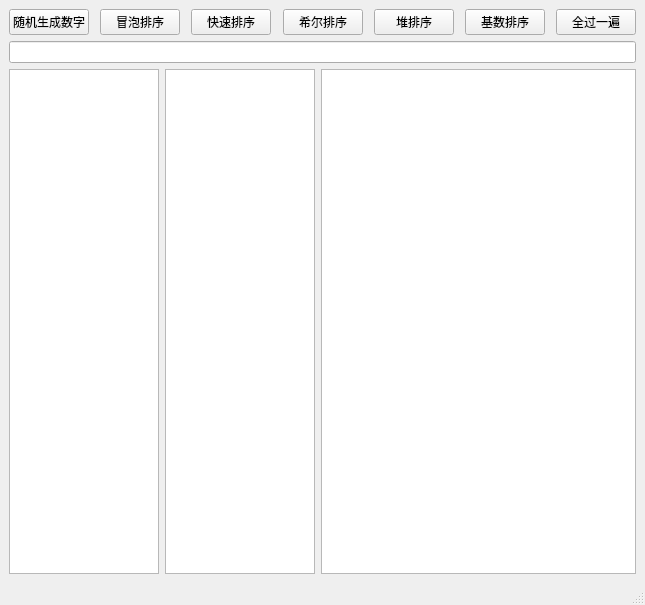
<?xml version="1.0" encoding="UTF-8"?>
<ui version="4.0">
 <class>MainWindow</class>
 <widget class="QMainWindow" name="MainWindow">
  <property name="geometry">
   <rect>
    <x>0</x>
    <y>0</y>
    <width>645</width>
    <height>605</height>
   </rect>
  </property>
  <property name="windowTitle">
   <string>MainWindow</string>
  </property>
  <widget class="QWidget" name="centralwidget">
   <layout class="QVBoxLayout" name="verticalLayout_2">
    <item>
     <layout class="QHBoxLayout" name="horizontalLayout">
      <item>
       <widget class="QPushButton" name="creatNumber">
        <property name="text">
         <string>随机生成数字</string>
        </property>
       </widget>
      </item>
      <item>
       <spacer name="horizontalSpacer_4">
        <property name="orientation">
         <enum>Qt::Horizontal</enum>
        </property>
        <property name="sizeHint" stdset="0">
         <size>
          <width>40</width>
          <height>20</height>
         </size>
        </property>
       </spacer>
      </item>
      <item>
       <widget class="QPushButton" name="bubbleSort">
        <property name="text">
         <string>冒泡排序</string>
        </property>
       </widget>
      </item>
      <item>
       <spacer name="horizontalSpacer_5">
        <property name="orientation">
         <enum>Qt::Horizontal</enum>
        </property>
        <property name="sizeHint" stdset="0">
         <size>
          <width>40</width>
          <height>20</height>
         </size>
        </property>
       </spacer>
      </item>
      <item>
       <widget class="QPushButton" name="quickSort">
        <property name="text">
         <string>快速排序</string>
        </property>
       </widget>
      </item>
      <item>
       <spacer name="horizontalSpacer_3">
        <property name="orientation">
         <enum>Qt::Horizontal</enum>
        </property>
        <property name="sizeHint" stdset="0">
         <size>
          <width>40</width>
          <height>20</height>
         </size>
        </property>
       </spacer>
      </item>
      <item>
       <widget class="QPushButton" name="shellSort">
        <property name="text">
         <string>希尔排序</string>
        </property>
       </widget>
      </item>
      <item>
       <spacer name="horizontalSpacer">
        <property name="orientation">
         <enum>Qt::Horizontal</enum>
        </property>
        <property name="sizeHint" stdset="0">
         <size>
          <width>10</width>
          <height>20</height>
         </size>
        </property>
       </spacer>
      </item>
      <item>
       <spacer name="horizontalSpacer_6">
        <property name="orientation">
         <enum>Qt::Horizontal</enum>
        </property>
        <property name="sizeHint" stdset="0">
         <size>
          <width>40</width>
          <height>20</height>
         </size>
        </property>
       </spacer>
      </item>
      <item>
       <widget class="QPushButton" name="heapSort">
        <property name="text">
         <string>堆排序</string>
        </property>
       </widget>
      </item>
      <item>
       <spacer name="horizontalSpacer_2">
        <property name="orientation">
         <enum>Qt::Horizontal</enum>
        </property>
        <property name="sizeHint" stdset="0">
         <size>
          <width>40</width>
          <height>20</height>
         </size>
        </property>
       </spacer>
      </item>
      <item>
       <widget class="QPushButton" name="radixSort">
        <property name="text">
         <string>基数排序</string>
        </property>
       </widget>
      </item>
      <item>
       <spacer name="horizontalSpacer_7">
        <property name="orientation">
         <enum>Qt::Horizontal</enum>
        </property>
        <property name="sizeHint" stdset="0">
         <size>
          <width>40</width>
          <height>20</height>
         </size>
        </property>
       </spacer>
      </item>
      <item>
       <widget class="QPushButton" name="allSort">
        <property name="text">
         <string>全过一遍</string>
        </property>
       </widget>
      </item>
     </layout>
    </item>
    <item>
     <layout class="QVBoxLayout" name="verticalLayout">
      <item>
       <widget class="QLineEdit" name="currentTime"/>
      </item>
      <item>
       <layout class="QHBoxLayout" name="horizontalLayout_2">
        <item>
         <widget class="QTextEdit" name="unsortEdit">
          <property name="maximumSize">
           <size>
            <width>150</width>
            <height>16777215</height>
           </size>
          </property>
         </widget>
        </item>
        <item>
         <widget class="QTextEdit" name="sortedEdit">
          <property name="sizePolicy">
           <sizepolicy hsizetype="Fixed" vsizetype="Expanding">
            <horstretch>0</horstretch>
            <verstretch>0</verstretch>
           </sizepolicy>
          </property>
          <property name="maximumSize">
           <size>
            <width>150</width>
            <height>16777215</height>
           </size>
          </property>
         </widget>
        </item>
        <item>
         <widget class="QTextEdit" name="allTime">
          <property name="sizePolicy">
           <sizepolicy hsizetype="Preferred" vsizetype="Preferred">
            <horstretch>0</horstretch>
            <verstretch>0</verstretch>
           </sizepolicy>
          </property>
          <property name="maximumSize">
           <size>
            <width>1087</width>
            <height>16777215</height>
           </size>
          </property>
         </widget>
        </item>
       </layout>
      </item>
     </layout>
    </item>
   </layout>
  </widget>
  <widget class="QMenuBar" name="menubar">
   <property name="geometry">
    <rect>
     <x>0</x>
     <y>0</y>
     <width>645</width>
     <height>22</height>
    </rect>
   </property>
  </widget>
  <widget class="QStatusBar" name="statusbar"/>
 </widget>
 <resources/>
 <connections/>
</ui>
